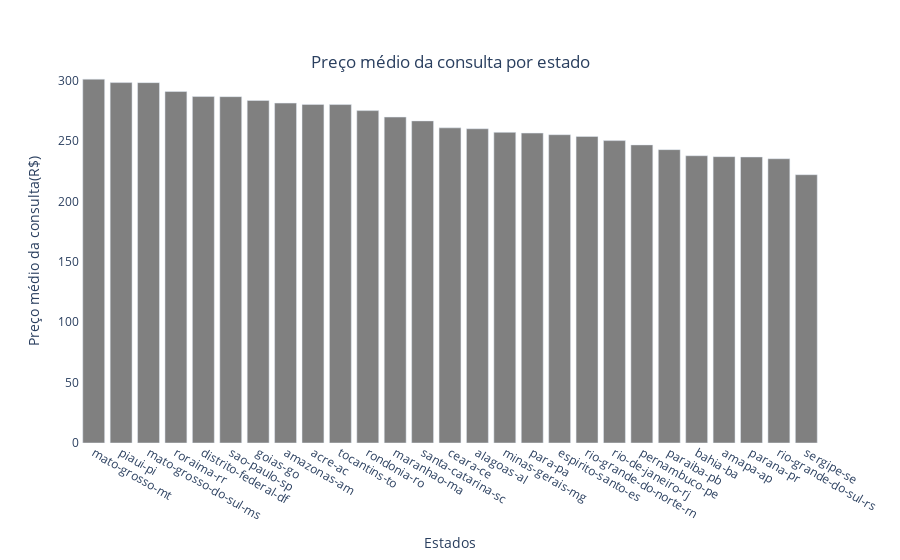

Write notebook code for a chart like this one.
### Code cell
#gráfico em barras preço por região
fig = px.bar(df_region, x='region', y='price_region', color_discrete_sequence=["gray"])

fig.update_layout(
    xaxis = dict(title='Estados'),
    yaxis=dict(title='Preço médio da consulta(R$)'),
    plot_bgcolor='white',
    showlegend=False
)
fig.update_layout(title={
    'text' : 'Preço médio da consulta por estado',
    'y': 0.9,
    'x': 0.5
    })
fig.show()

### Figure 1 — Plotly figure (JSON) as saved in the notebook; plotly's stock layout.template omitted (floating-point values rounded to 4 significant figures)
{"data": [{"alignmentgroup": "True", "hovertemplate": "region=%{x}<br>price_region=%{y}<extra></extra>", "legendgroup": "", "marker": {"color": "gray", "pattern": {"shape": ""}}, "name": "", "offsetgroup": "", "orientation": "v", "showlegend": false, "textposition": "auto", "type": "bar", "x": ["mato-grosso-mt", "piaui-pi", "mato-grosso-do-sul-ms", "roraima-rr", "distrito-federal-df", "sao-paulo-sp", "goias-go", "amazonas-am", "acre-ac", "tocantins-to", "rondonia-ro", "maranhao-ma", "santa-catarina-sc", "ceara-ce", "alagoas-al", "minas-gerais-mg", "para-pa", "espirito-santo-es", "rio-grande-do-norte-rn", "rio-de-janeiro-rj", "pernambuco-pe", "paraiba-pb", "bahia-ba", "amapa-ap", "parana-pr", "rio-grande-do-sul-rs", "sergipe-se"], "xaxis": "x", "y": [301.2, 298.3, 298.3, 290.9, 286.8, 286.7, 283.5, 281.4, 280.3, 280.1, 275.1, 269.8, 266.6, 260.8, 260.1, 257.1, 256.5, 255.2, 253.7, 250.3, 246.7, 242.8, 237.8, 237, 236.7, 235.3, 222.1], "yaxis": "y"}], "layout": {"barmode": "relative", "legend": {"tracegroupgap": 0}, "margin": {"t": 60}, "plot_bgcolor": "white", "showlegend": false, "title": {"text": "Preço médio da consulta por estado", "x": 0.5, "y": 0.9}, "xaxis": {"anchor": "y", "domain": [0, 1], "title": {"text": "Estados"}}, "yaxis": {"anchor": "x", "domain": [0, 1], "title": {"text": "Preço médio da consulta(R$)"}}}}
